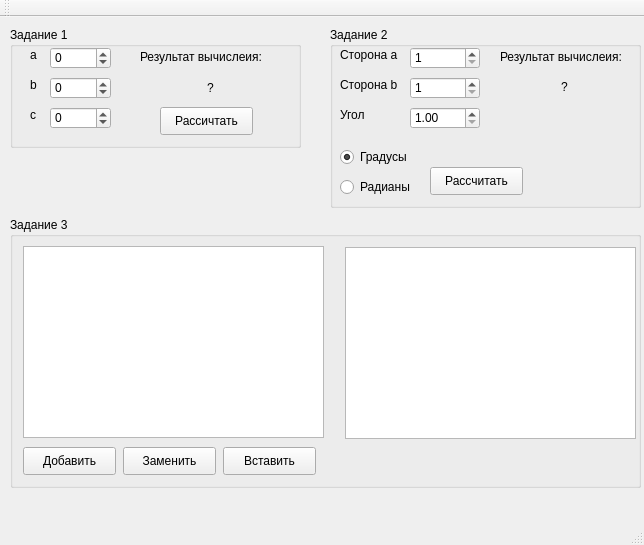
<?xml version="1.0" encoding="UTF-8"?>
<ui version="4.0">
 <class>MainWindow</class>
 <widget class="QMainWindow" name="MainWindow">
  <property name="geometry">
   <rect>
    <x>0</x>
    <y>0</y>
    <width>644</width>
    <height>545</height>
   </rect>
  </property>
  <property name="windowTitle">
   <string>MainWindow</string>
  </property>
  <widget class="QWidget" name="centralWidget">
   <widget class="QGroupBox" name="groupBox">
    <property name="geometry">
     <rect>
      <x>10</x>
      <y>10</y>
      <width>291</width>
      <height>121</height>
     </rect>
    </property>
    <property name="title">
     <string>Задание 1</string>
    </property>
    <widget class="QLabel" name="label">
     <property name="geometry">
      <rect>
       <x>20</x>
       <y>20</y>
       <width>16</width>
       <height>16</height>
      </rect>
     </property>
     <property name="text">
      <string>a</string>
     </property>
    </widget>
    <widget class="QLabel" name="label_2">
     <property name="geometry">
      <rect>
       <x>20</x>
       <y>50</y>
       <width>16</width>
       <height>16</height>
      </rect>
     </property>
     <property name="text">
      <string>b</string>
     </property>
    </widget>
    <widget class="QLabel" name="label_3">
     <property name="geometry">
      <rect>
       <x>20</x>
       <y>80</y>
       <width>16</width>
       <height>16</height>
      </rect>
     </property>
     <property name="text">
      <string>c</string>
     </property>
    </widget>
    <widget class="QLabel" name="label_7">
     <property name="geometry">
      <rect>
       <x>130</x>
       <y>20</y>
       <width>141</width>
       <height>20</height>
      </rect>
     </property>
     <property name="text">
      <string>Результат вычислеия:</string>
     </property>
    </widget>
    <widget class="QLabel" name="label_resultSQRT">
     <property name="geometry">
      <rect>
       <x>130</x>
       <y>50</y>
       <width>141</width>
       <height>21</height>
      </rect>
     </property>
     <property name="text">
      <string>?</string>
     </property>
     <property name="scaledContents">
      <bool>true</bool>
     </property>
     <property name="alignment">
      <set>Qt::AlignCenter</set>
     </property>
    </widget>
    <widget class="QPushButton" name="pushButton_calculateSQRT">
     <property name="geometry">
      <rect>
       <x>150</x>
       <y>80</y>
       <width>93</width>
       <height>28</height>
      </rect>
     </property>
     <property name="text">
      <string>Рассичтать</string>
     </property>
    </widget>
    <widget class="QSpinBox" name="spinBox_a">
     <property name="geometry">
      <rect>
       <x>40</x>
       <y>20</y>
       <width>61</width>
       <height>22</height>
      </rect>
     </property>
     <property name="minimum">
      <number>-99</number>
     </property>
    </widget>
    <widget class="QSpinBox" name="spinBox_b">
     <property name="geometry">
      <rect>
       <x>40</x>
       <y>50</y>
       <width>61</width>
       <height>22</height>
      </rect>
     </property>
     <property name="minimum">
      <number>-99</number>
     </property>
    </widget>
    <widget class="QSpinBox" name="spinBox_c">
     <property name="geometry">
      <rect>
       <x>40</x>
       <y>80</y>
       <width>61</width>
       <height>22</height>
      </rect>
     </property>
     <property name="minimum">
      <number>-99</number>
     </property>
    </widget>
   </widget>
   <widget class="QGroupBox" name="groupBox_2">
    <property name="geometry">
     <rect>
      <x>330</x>
      <y>10</y>
      <width>311</width>
      <height>181</height>
     </rect>
    </property>
    <property name="title">
     <string>Задание 2</string>
    </property>
    <widget class="QRadioButton" name="radioButton_grad">
     <property name="geometry">
      <rect>
       <x>10</x>
       <y>120</y>
       <width>95</width>
       <height>20</height>
      </rect>
     </property>
     <property name="text">
      <string>Градусы</string>
     </property>
     <property name="checked">
      <bool>true</bool>
     </property>
    </widget>
    <widget class="QRadioButton" name="radioButton_rad">
     <property name="geometry">
      <rect>
       <x>10</x>
       <y>150</y>
       <width>95</width>
       <height>20</height>
      </rect>
     </property>
     <property name="text">
      <string>Радианы</string>
     </property>
    </widget>
    <widget class="QLabel" name="label_4">
     <property name="geometry">
      <rect>
       <x>10</x>
       <y>20</y>
       <width>61</width>
       <height>16</height>
      </rect>
     </property>
     <property name="text">
      <string>Сторона a</string>
     </property>
    </widget>
    <widget class="QLabel" name="label_5">
     <property name="geometry">
      <rect>
       <x>10</x>
       <y>80</y>
       <width>55</width>
       <height>16</height>
      </rect>
     </property>
     <property name="text">
      <string>Угол</string>
     </property>
    </widget>
    <widget class="QLabel" name="label_6">
     <property name="geometry">
      <rect>
       <x>10</x>
       <y>50</y>
       <width>61</width>
       <height>16</height>
      </rect>
     </property>
     <property name="text">
      <string>Сторона b</string>
     </property>
    </widget>
    <widget class="QSpinBox" name="spinBox_triangl_a">
     <property name="geometry">
      <rect>
       <x>80</x>
       <y>20</y>
       <width>70</width>
       <height>22</height>
      </rect>
     </property>
     <property name="minimum">
      <number>1</number>
     </property>
     <property name="maximum">
      <number>100</number>
     </property>
    </widget>
    <widget class="QSpinBox" name="spinBox_triangl_b">
     <property name="geometry">
      <rect>
       <x>80</x>
       <y>50</y>
       <width>70</width>
       <height>22</height>
      </rect>
     </property>
     <property name="minimum">
      <number>1</number>
     </property>
     <property name="maximum">
      <number>100</number>
     </property>
    </widget>
    <widget class="QPushButton" name="pushButton_calcTriangl">
     <property name="geometry">
      <rect>
       <x>100</x>
       <y>140</y>
       <width>93</width>
       <height>28</height>
      </rect>
     </property>
     <property name="text">
      <string>Рассчитать</string>
     </property>
    </widget>
    <widget class="QDoubleSpinBox" name="doubleSpinBox_angl">
     <property name="geometry">
      <rect>
       <x>80</x>
       <y>80</y>
       <width>70</width>
       <height>22</height>
      </rect>
     </property>
     <property name="minimum">
      <double>1.000000000000000</double>
     </property>
     <property name="maximum">
      <double>179.000000000000000</double>
     </property>
    </widget>
    <widget class="QLabel" name="label_trianglRes">
     <property name="geometry">
      <rect>
       <x>174</x>
       <y>50</y>
       <width>121</width>
       <height>20</height>
      </rect>
     </property>
     <property name="text">
      <string>?</string>
     </property>
     <property name="scaledContents">
      <bool>true</bool>
     </property>
     <property name="alignment">
      <set>Qt::AlignCenter</set>
     </property>
    </widget>
    <widget class="QLabel" name="label_10">
     <property name="geometry">
      <rect>
       <x>170</x>
       <y>20</y>
       <width>141</width>
       <height>20</height>
      </rect>
     </property>
     <property name="text">
      <string>Результат вычислеия:</string>
     </property>
    </widget>
   </widget>
   <widget class="QGroupBox" name="groupBox_3">
    <property name="geometry">
     <rect>
      <x>10</x>
      <y>200</y>
      <width>631</width>
      <height>271</height>
     </rect>
    </property>
    <property name="title">
     <string>Задание 3</string>
    </property>
    <widget class="QPlainTextEdit" name="plainTextEdit">
     <property name="geometry">
      <rect>
       <x>13</x>
       <y>29</y>
       <width>301</width>
       <height>192</height>
      </rect>
     </property>
    </widget>
    <widget class="QPlainTextEdit" name="plainTextEdit_2">
     <property name="geometry">
      <rect>
       <x>335</x>
       <y>30</y>
       <width>291</width>
       <height>192</height>
      </rect>
     </property>
    </widget>
    <widget class="QPushButton" name="pushButton_insertText">
     <property name="geometry">
      <rect>
       <x>213</x>
       <y>230</y>
       <width>93</width>
       <height>28</height>
      </rect>
     </property>
     <property name="text">
      <string>Вставить</string>
     </property>
    </widget>
    <widget class="QPushButton" name="pushButton_addText">
     <property name="geometry">
      <rect>
       <x>13</x>
       <y>230</y>
       <width>93</width>
       <height>28</height>
      </rect>
     </property>
     <property name="text">
      <string>Добавить</string>
     </property>
    </widget>
    <widget class="QPushButton" name="pushButton_replaseText">
     <property name="geometry">
      <rect>
       <x>113</x>
       <y>230</y>
       <width>93</width>
       <height>28</height>
      </rect>
     </property>
     <property name="text">
      <string>Заменить</string>
     </property>
    </widget>
   </widget>
  </widget>
  <widget class="QMenuBar" name="menuBar">
   <property name="geometry">
    <rect>
     <x>0</x>
     <y>0</y>
     <width>644</width>
     <height>26</height>
    </rect>
   </property>
  </widget>
  <widget class="QToolBar" name="mainToolBar">
   <attribute name="toolBarArea">
    <enum>TopToolBarArea</enum>
   </attribute>
   <attribute name="toolBarBreak">
    <bool>false</bool>
   </attribute>
  </widget>
  <widget class="QStatusBar" name="statusBar"/>
 </widget>
 <layoutdefault spacing="6" margin="11"/>
 <resources/>
 <connections/>
</ui>
